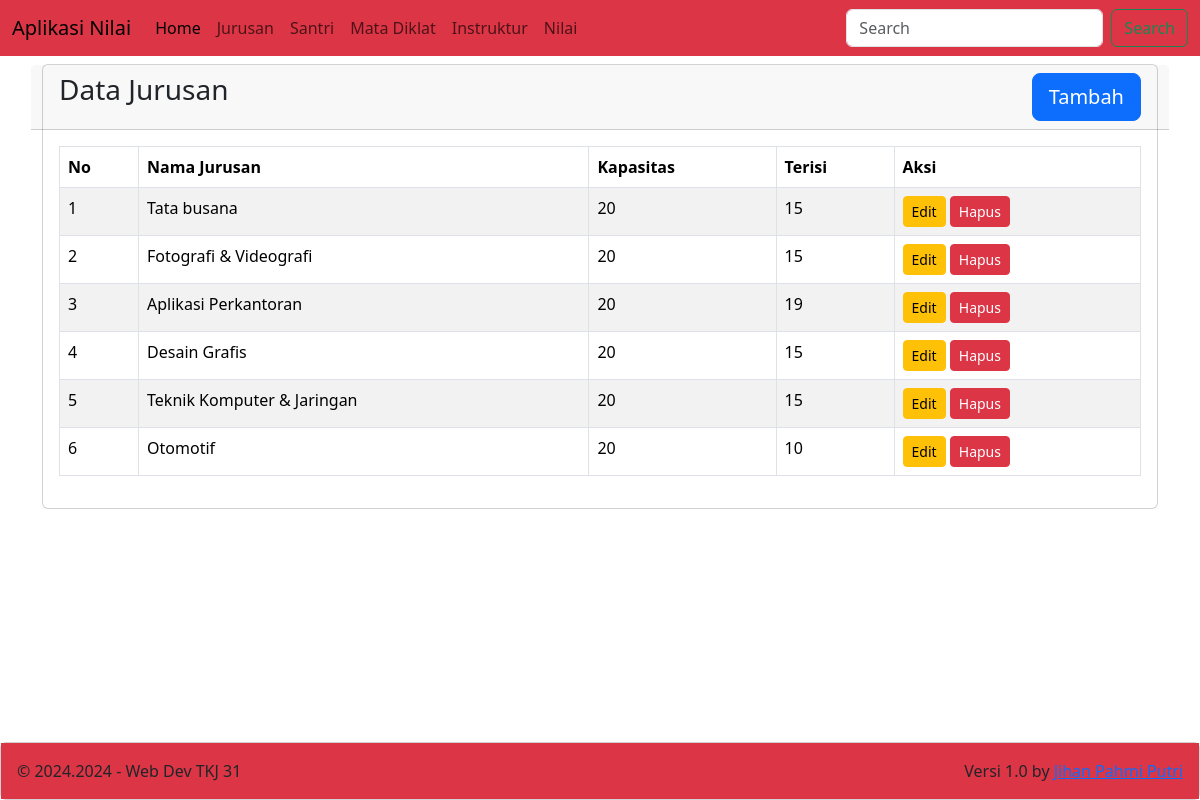
/?m=jurusan, run on the app's committed database.
### tables this page shows
CREATE TABLE `majors` (
  `id` int(11) NOT NULL,
  `name` varchar(75) DEFAULT NULL,
  `capacity` int(11) DEFAULT NULL,
  `fill` int(11) DEFAULT NULL
);

### jurusan/view.php (the view)
<div class="row">
    <div class="col-12">
        <div class="card">
            <div class="card-header row">
                <div class="card-title h3 col-8">Data Jurusan</div>
                <div class="col-4">
                    <a href="?m=jurusan&s=add" class="btn btn-lg btn-primary float-end">Tambah</a>
                </div>
            </div>
            <div class="card-body">
                <table class="table table-bordered table-striped table-hover">
                    <thead>
                        <tr>
                            <th>No</th>
                            <th>Nama Jurusan</th>
                            <th>Kapasitas</th>
                            <th>Terisi</th>
                            <th>Aksi</th>
                        </tr>
                    </thead>
                    <tbody>
                          <?php
                           include_once('config.php');
                           $sql = "SELECT * FROM majors";
                           $result = mysqli_query($con, $sql);
                           if (mysqli_num_rows($result)) {
                            $no=1;
                            while ($r = mysqli_fetch_assoc($result)) {
                            echo '<tr>
                                  <td>'.$no.'</td>
                                  <td>'.$r['name'].'</td>
                                  <td>'.$r['capacity'].'</td>
                                  <td>'.$r['fill'].'</td>
                                  <td>
                                       <a href="?m=jurusan&s=edit&id='.$r['id'].'" class="btn btn-warning btn-sm">Edit</a>
                                       <a href="?m=jurusan&s=delete&id='.$r['id'].'" class="btn btn-danger btn-sm" onclick="return confirm(\'Yakin jurusan akan dihapus? Menghapus jurusan akan menghilangkan semua data santri pada jurusan tersebut\')">Hapus</a>
                                   </td>
                               </tr>';
                               $no++;
                        }
                           } else {
                           echo '<tr>
                                 <td colspan="5" align="center">Data Kosong</td>
                                 </tr>';
                           }
                           ?>
                    </tbody>
                </table>
            </div>
        </div>
    </div>
</div>

### index.php (shortened to what this page needs)
<!DOCTYPE html>
<html lang="en">
<head>
    <link href="https://cdn.jsdelivr.net/npm/bootstrap@5.3.3/dist/css/bootstrap.min.css" rel="stylesheet">
</head>
<body>
    <nav class="navbar navbar-expand-lg bg-danger">
    <div class="container-fluid">
        <a class="navbar-brand" href="#">Aplikasi Nilai</a>
        <div class="collapse navbar-collapse" id="navbarSupportedContent">
        <ul class="navbar-nav me-auto mb-2 mb-lg-0">
            <li class="nav-item">
            <a class="nav-link active" aria-current="page" href=".">Home</a>
            </li>
            <li class="nav-item">
            <a class="nav-link" href="?m=jurusan">Jurusan</a>
            </li>
            <li class="nav-item">
            <a class="nav-link" href="?m=santri">Santri</a>
            </li>
            <li class="nav-item">
            <a class="nav-link" href="?m=matadiklat">Mata Diklat</a>
            </li>
            <li class="nav-item">
            <a class="nav-link" href="?m=instruktur">Instruktur</a>
            </li>
            <li class="nav-item">
            <a class="nav-link" href="?m=nilai">Nilai</a>
            </li>
        </ul>
        <form class="d-flex" role="search">
            <input class="form-control me-2" type="search" placeholder="Search" aria-label="Search">
            <button class="btn btn-outline-success" type="submit">Search</button>
        </form>
        </div>
    </div>
    </nav>
    <div class="container mt-2 mb-4">
        <?php include_once("tkj.php"); ?>
    </div>
     <div class="fixed-bottom">
        <div class="card">
            <div class="card-body bg-danger">
                &copy; 2024.<?=date("Y")?> - Web Dev TKJ 31
                <span class="float-end">
                 Versi 1.0 by   <a href="http://jihanpahmi.rf.gd/" target="blank" rel="noopener noreferrer">Jihan Pahmi Putri</a>
                </span>
            </div>
        </div>
     </div>
</body>
</html>

### tkj.php (shortened to what this page needs)
<?php
$module = isset($_GET['m']) ? $_GET['m'] : 'home';
switch ($module) {
    case'jurusan':
        include('jurusan/index.php');
        break;
}

### jurusan/index.php (shortened to what this page needs)
<?php
$module = isset($_GET['s']) ? $_GET['s'] : 'view';
switch ($module) {
    case 'view': default:
        include('jurusan/view.php');
        break;
    }

### data on the page
majors: name "Tata busana", capacity "20", fill "15"
majors: name "Fotografi & Videografi", capacity "20", fill "15"
majors: name "Aplikasi Perkantoran", capacity "20", fill "19"
majors: name "Desain Grafis", capacity "20", fill "15"
majors: name "Teknik Komputer & Jaringan", capacity "20", fill "15"
majors: name "Otomotif", capacity "20", fill "10"
